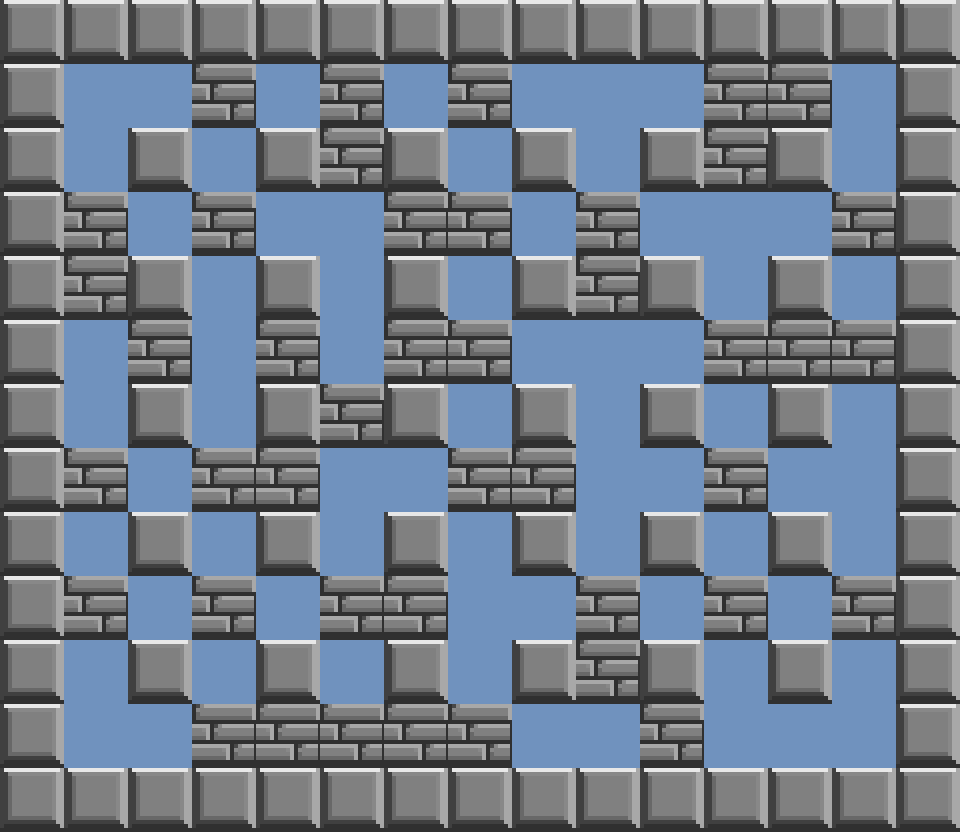

A level layout from a 2D game, rendered from its tile map. Below: a short description, then the map file with its tile-grid data intact:
An orthogonal 15x13 tile map with 64x64 px tiles, 1 tile layer (Calque de Tuiles 1).

<map version="1.8" tiledversion="1.8.4" orientation="orthogonal" renderorder="right-down" width="15" height="13" tilewidth="64" tileheight="64" infinite="0" nextlayerid="2" nextobjectid="1">
 <tileset firstgid="1" source="../tiles/Stage-1-1.tsx" />
 <layer id="1" name="Calque de Tuiles 1" width="15" height="13">
  <data encoding="csv">
2,2,2,2,2,2,2,2,2,2,2,2,2,2,2,
2,4,4,3,4,3,4,3,4,4,4,3,6,4,2,
2,4,2,4,2,8,2,4,2,4,2,3,2,4,2,
2,3,4,3,4,4,3,3,4,3,4,1,4,3,2,
2,7,2,4,2,4,2,4,2,3,2,4,2,4,2,
2,4,3,4,3,4,3,3,4,4,4,3,3,3,2,
2,4,2,4,2,3,2,4,2,4,2,4,2,4,2,
2,3,4,3,3,4,4,8,3,4,4,3,4,4,2,
2,4,2,4,2,4,2,4,2,4,2,4,2,4,2,
2,3,4,3,4,3,3,4,4,3,4,3,4,7,2,
2,4,2,4,2,4,2,4,2,3,2,4,2,4,2,
2,4,4,3,3,6,3,3,4,4,3,4,4,1,2,
2,2,2,2,2,2,2,2,2,2,2,2,2,2,2
</data>
 </layer>
</map>